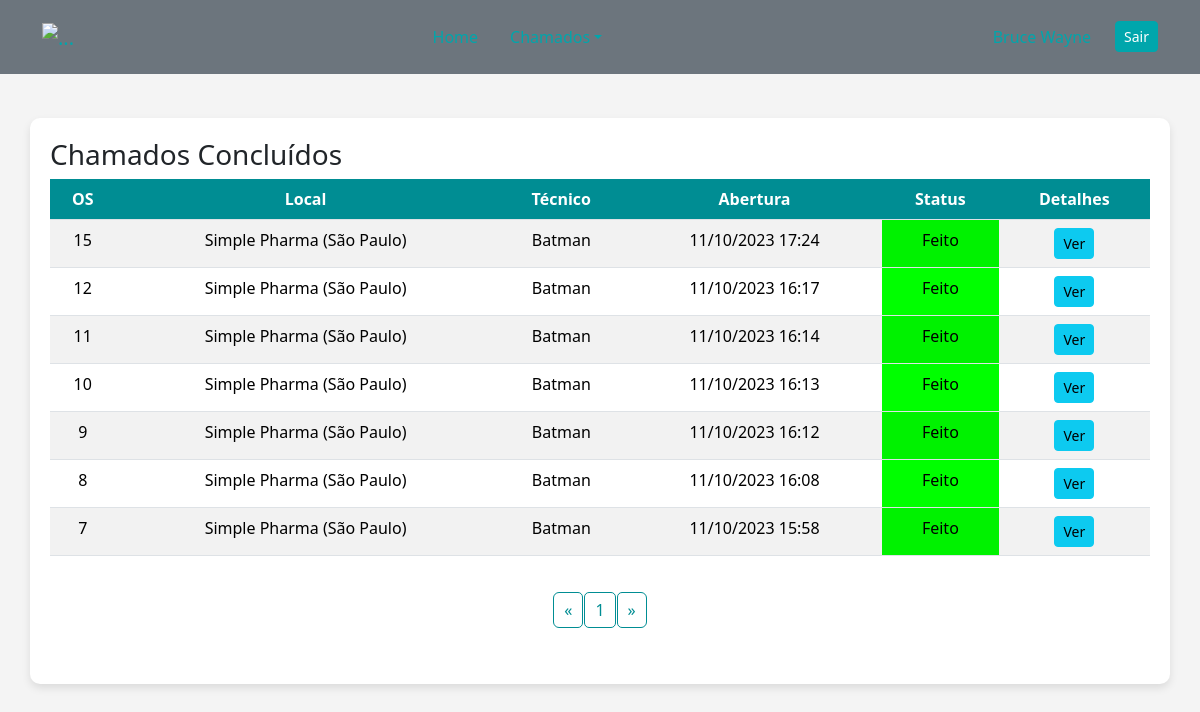
The app's page /Tecnico/chamadosconcluidosTec.php (signed in) with its own data.
### tables this page shows
CREATE TABLE `chamados` (
  `contador` int(255) NOT NULL,
  `usuario` varchar(255) NOT NULL,
  `local` varchar(255) NOT NULL,
  `datahora` varchar(150) NOT NULL,
  `tecnico` varchar(255) NOT NULL,
  `status` varchar(50) DEFAULT NULL,
  `servico` varchar(600) DEFAULT NULL,
  `serviexecu` varchar(200) NOT NULL,
  `datahoraaber` varchar(20) NOT NULL,
  `datahorafim` varchar(20) NOT NULL
);

### Tecnico/chamadosconcluidosTec.php (the view, shortened to what this page needs)
<?php
    include("conexao.php");
    $itens_por_pagina = 10;
    $pagina = intval($_GET['pagina']);
    $tecnico = $_SESSION['sess_username'];
    $item = $pagina * $itens_por_pagina;
    $sql_code = "select contador,local,tecnico,datahora,status,servico from chamados WHERE status='Feito' AND tecnico='$tecnico' ORDER BY contador DESC LIMIT $item, $itens_por_pagina";
    $execute = $conn->query($sql_code) or die ($conn->error);
    $produto = $execute->fetch_assoc();
    $num = $execute->num_rows;
    $num_total = $conn->query("select contador,local,tecnico,datahora,status,servico from chamados WHERE status='Feito' AND tecnico='$tecnico'")->num_rows;
    $num_paginas = ceil($num_total / $itens_por_pagina);
?>
<!DOCTYPE html>
<html lang="en">
    <head>
        <link href="https://cdn.jsdelivr.net/npm/bootstrap@5.3.2/dist/css/bootstrap.min.css" rel="stylesheet">
        <link href="../CSS/nav.css" rel="stylesheet">
        <link href="../CSS/body_chamado.css" rel="stylesheet">
    </head>
    <body>
        <nav class="navbar navbar-expand-lg navbar-secondary bg-secondary px-0 py-3">
            <div class="container-xl">
                <a class="navbar-brand" href="#">
                    <img src="https://static.wixstatic.com/media/fef91e_c3f644e14da442178f706149ae38d838~mv2.png/v1/crop/x_0,y_24,w_436,h_262/fill/w_120,h_71,al_c,q_85,usm_0.66_1.00_0.01,enc_auto/CAPA-03.png" class="h-12" alt="...">
                </a>
                <div class="collapse navbar-collapse" id="navbarCollapse">
                    <div class="navbar-nav mx-lg-auto">
                        <a class="nav-item nav-link active" href="tecnicoHome.php" aria-current="page">Home</a>
                        <li class="nav-item dropdown">
                            <a class="nav-link dropdown-toggle" href="#" id="chamadosDropdown" role="button" data-bs-toggle="dropdown" aria-expanded="false">Chamados</a>
                        </li>
                    </div>
                    <div class="navbar-nav ms-lg-4">
                        <a class="nav-item nav-link" href="#"><?php echo $_SESSION['sess_usersisname']; ?></a>
                    </div>
                    <div class="d-flex align-items-lg-center mt-3 mt-lg-0">
                        <a href="logout.php" class="btn btn-sm btn-secondary w-full w-lg-auto">Sair</a>
                    </div>
                </div>
            </div>
        </nav>
        <br>
        <div class="container">
            <h3>Chamados Concluídos</h3>
            <div class="table-responsive">
                <table class="table table-striped">
                    <?php if($num > 0){ ?>
                    <thead>
                        <tr>
                            <th class="text-center">OS</th>
                            <th class="text-center">Local</th>
                            <th class="text-center">Técnico</th>
                            <th class="text-center">Abertura</th>
                            <th class="text-center">Status</th>
                            <th class="text-center">Detalhes</th>
                        </tr>
                    </thead>
                    <tbody>
                        <?php do{ ?>
                        <tr>
                            <td class="text-center"><?php echo $produto['contador'];?></td>
                            <td class="text-center"><?php echo $produto['local'];?></td>
                            <td class="text-center"><?php echo $produto['tecnico']; ?></td>
                            <td class="text-center"><?php echo $produto['datahora']; ?></td>
                            <?php if ($produto['status']=="Aberto"){?>
                            <td style="background-color:#F00;" class="text-center"> <?php echo $produto['status']; ?></td>
                            <?php }elseif ($produto['status']=="Feito") {?>
                            <td style="background-color:#0F0;" class="text-center"> <?php echo $produto['status']; ?></td>
                            <?php } ?>
                            <td class="text-center">
                                <a class="btn btn-info btn-sm" href="ver1chamadoAdmin.php?chamado=<?php echo $produto['contador'];?>" data-toggle="tooltip" title="Detalhes"><span class="glyphicon glyphicon-share"></span>Ver</a>
                            </td>
                        </tr>
                        <?php }while($produto = $execute->fetch_assoc()); ?>
                    </tbody>
                </table>
                <nav>
                    <ul class="pagination">
                        <li class="page-item">
                            <a class="page-link" href="chamadosconcluidosTec.php?pagina=0" aria-label="Previous">
                                <span aria-hidden="true">&laquo;</span>
                            </a>
                        </li>
                        <?php
                            for($i = 0; $i < $num_paginas; $i++){
                                $estilo = "";
                                if($pagina == $i)
                                    $estilo = "class=\"active\"";
                        ?>
                        <li class="page-item" <?php echo $estilo; ?>><a class="page-link" href="chamadosconcluidosTec.php?pagina=<?php echo $i; ?>"><?php echo $i + 1; ?></a></li>
                        <?php } ?>
                        <li class="page-item">
                            <a class="page-link" href="chamadosconcluidosTec.php?pagina=<?php echo $num_paginas - 1; ?>" aria-label="Next">
                                <span aria-hidden="true">&raquo;</span>
                            </a>
                        </li>
                    </ul>
                </nav>
                <?php } ?>
            </div>
        </div>
    </body>
</html>

### CSS/nav.css (style rules this page uses)
.navbar { background-color: #f8f9fa; padding: 0.5rem 1rem; }
.navbar-brand, .nav-link { color: #00A6AC !important; }
.nav-link { margin-right: 1rem; }
.btn-secondary { background-color: #00A6AC; border-color: #00A6AC; }
.btn-secondary { color: #ffffff !important; }

### CSS/body_chamado.css (style rules this page uses)
body { background-color: #f4f4f4; }
.container { background: #ffffff; border-radius: 10px; padding: 20px; margin-top: 20px; box-shadow: 0 4px 8px rgba(0, 0, 0, 0.1); }
.table thead th { background-color: #008d93; color: #ffffff; }
.table tbody tr:nth-child(odd) { background-color: #f2f2f2; }
.table tbody tr:nth-child(even) { background-color: #ffffff; }
.pagination { display: flex; justify-content: center; padding: 20px 0; }
.pagination li a { color: #008d93; padding: 5px 10px; text-decoration: none; border: 1px solid #008d93; margin: 0 2px; border-radius: 5px; }

### Tecnico/chamadosconcluidosTec.php (style rules this page uses)
thead th { background-color: #008d93; color: white; }
.page-link { color: #008d93; }

### records on screen
chamados: contador "15", local "Simple Pharma (São Paulo)", tecnico "Batman", datahora "11/10/2023 17:24", status "Feito"
chamados: contador "12", local "Simple Pharma (São Paulo)", tecnico "Batman", datahora "11/10/2023 16:17", status "Feito"
chamados: contador "11", local "Simple Pharma (São Paulo)", tecnico "Batman", datahora "11/10/2023 16:14", status "Feito"
chamados: contador "10", local "Simple Pharma (São Paulo)", tecnico "Batman", datahora "11/10/2023 16:13", status "Feito"
chamados: contador "9", local "Simple Pharma (São Paulo)", tecnico "Batman", datahora "11/10/2023 16:12", status "Feito"
chamados: contador "8", local "Simple Pharma (São Paulo)", tecnico "Batman", datahora "11/10/2023 16:08", status "Feito"
chamados: contador "7", local "Simple Pharma (São Paulo)", tecnico "Batman", datahora "11/10/2023 15:58", status "Feito"
